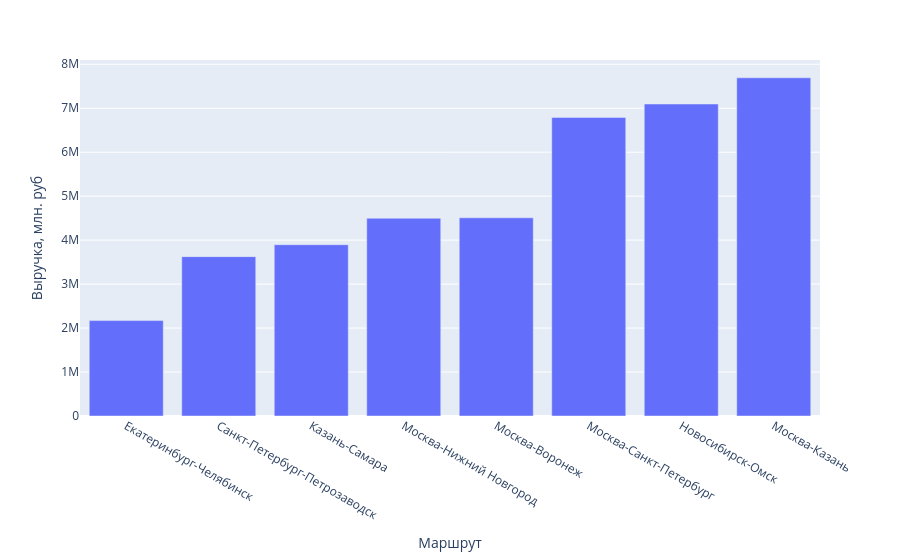

This figure's notebook cell:
### Markdown cell above
### Задание 4

1. Постройте интерактивную столбчатую диаграмму (`px.bar`) выручки по маршрутам.
   Отсортируйте столбцы по значению.
2. Добавьте в `hover_data` число рейсов по маршруту, чтобы при наведении было видно
   и выручку, и количество.
3. Сохраните график в `charts/revenue_by_route.html` и откройте файл в браузере.
4. Постройте `px.box` стоимости рейса по типам груза. Чем интерактивный «ящик»
   удобнее статичного?

### Code cell
# 1) - 3)
route_stats = (df.groupby("route")
               .agg(revenue=("cost_rub", "sum"), trips=("trip_id", "count"))
               .reset_index()
               .sort_values("revenue"))
fig =px.bar(route_stats, x='route',y='revenue',
            hover_data=['trips'],
            labels={"revenue": "Выручка, млн. руб", "route": "Маршрут",}
)
fig.show()

fig.write_html("charts/revenue_by_route.html", include_plotlyjs=True)

### Figure 1 — Plotly figure (JSON) as saved in the notebook; plotly's stock layout.template omitted (floating-point values rounded to 4 significant figures)
{"data": [{"customdata": [[120], [95], [131], [123], [103], [111], [119], [108]], "hovertemplate": "Маршрут=%{x}<br>Выручка, млн. руб=%{y}<br>trips=%{customdata[0]}<extra></extra>", "legendgroup": "", "marker": {"color": "#636efa", "pattern": {"shape": ""}}, "name": "", "orientation": "v", "showlegend": false, "textposition": "auto", "type": "bar", "x": ["Екатеринбург-Челябинск", "Санкт-Петербург-Петрозаводск", "Казань-Самара", "Москва-Нижний Новгород", "Москва-Воронеж", "Москва-Санкт-Петербург", "Новосибирск-Омск", "Москва-Казань"], "xaxis": "x", "y": [2170340, 3624770, 3896140, 4497860, 4508350, 6792210, 7096250, 7692450], "yaxis": "y"}], "layout": {"barmode": "relative", "legend": {"tracegroupgap": 0}, "margin": {"t": 60}, "xaxis": {"anchor": "y", "domain": [0, 1], "title": {"text": "Маршрут"}}, "yaxis": {"anchor": "x", "domain": [0, 1], "title": {"text": "Выручка, млн. руб"}}}}
